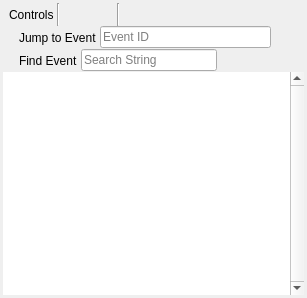
<?xml version="1.0" encoding="UTF-8"?>
<ui version="4.0">
 <class>EventBrowser</class>
 <widget class="QFrame" name="EventBrowser">
  <property name="geometry">
   <rect>
    <x>0</x>
    <y>0</y>
    <width>307</width>
    <height>298</height>
   </rect>
  </property>
  <property name="windowTitle">
   <string>Event Browser</string>
  </property>
  <layout class="QVBoxLayout" name="verticalLayout">
   <property name="spacing">
    <number>0</number>
   </property>
   <property name="leftMargin">
    <number>3</number>
   </property>
   <property name="topMargin">
    <number>3</number>
   </property>
   <property name="rightMargin">
    <number>3</number>
   </property>
   <property name="bottomMargin">
    <number>3</number>
   </property>
   <item>
    <layout class="QHBoxLayout" name="horizontalLayout">
     <property name="spacing">
      <number>3</number>
     </property>
     <property name="sizeConstraint">
      <enum>QLayout::SetDefaultConstraint</enum>
     </property>
     <property name="leftMargin">
      <number>6</number>
     </property>
     <property name="rightMargin">
      <number>6</number>
     </property>
     <item>
      <widget class="QLabel" name="label">
       <property name="sizePolicy">
        <sizepolicy hsizetype="Minimum" vsizetype="Preferred">
         <horstretch>0</horstretch>
         <verstretch>0</verstretch>
        </sizepolicy>
       </property>
       <property name="text">
        <string>Controls</string>
       </property>
      </widget>
     </item>
     <item>
      <widget class="Line" name="line_2">
       <property name="orientation">
        <enum>Qt::Vertical</enum>
       </property>
      </widget>
     </item>
     <item>
      <widget class="QToolButton" name="stepPrev">
       <property name="toolTip">
        <string>Go to Previous Drawcall</string>
       </property>
       <property name="icon">
        <iconset resource="../Resources/resources.qrc">
         <normaloff>:/arrow_left.png</normaloff>:/arrow_left.png</iconset>
       </property>
       <property name="autoRaise">
        <bool>true</bool>
       </property>
      </widget>
     </item>
     <item>
      <widget class="QToolButton" name="stepNext">
       <property name="toolTip">
        <string>Go to Next Drawcall</string>
       </property>
       <property name="icon">
        <iconset resource="../Resources/resources.qrc">
         <normaloff>:/arrow_right.png</normaloff>:/arrow_right.png</iconset>
       </property>
       <property name="autoRaise">
        <bool>true</bool>
       </property>
      </widget>
     </item>
     <item>
      <widget class="Line" name="line">
       <property name="orientation">
        <enum>Qt::Vertical</enum>
       </property>
      </widget>
     </item>
     <item>
      <widget class="QToolButton" name="find">
       <property name="toolTip">
        <string>Find event by string</string>
       </property>
       <property name="icon">
        <iconset resource="../Resources/resources.qrc">
         <normaloff>:/find.png</normaloff>:/find.png</iconset>
       </property>
       <property name="autoRaise">
        <bool>true</bool>
       </property>
      </widget>
     </item>
     <item>
      <widget class="QToolButton" name="gotoEID">
       <property name="toolTip">
        <string>Jump to an Event by EID</string>
       </property>
       <property name="text">
        <string/>
       </property>
       <property name="icon">
        <iconset resource="../Resources/resources.qrc">
         <normaloff>:/flag_green.png</normaloff>:/flag_green.png</iconset>
       </property>
       <property name="autoRaise">
        <bool>true</bool>
       </property>
      </widget>
     </item>
     <item>
      <widget class="QToolButton" name="timeDraws">
       <property name="toolTip">
        <string>Time durations for the drawcalls</string>
       </property>
       <property name="text">
        <string/>
       </property>
       <property name="icon">
        <iconset resource="../Resources/resources.qrc">
         <normaloff>:/time.png</normaloff>:/time.png</iconset>
       </property>
       <property name="autoRaise">
        <bool>true</bool>
       </property>
      </widget>
     </item>
     <item>
      <widget class="QToolButton" name="colSelect">
       <property name="toolTip">
        <string>Select visible columns</string>
       </property>
       <property name="icon">
        <iconset resource="../Resources/resources.qrc">
         <normaloff>:/timeline_marker.png</normaloff>:/timeline_marker.png</iconset>
       </property>
       <property name="autoRaise">
        <bool>true</bool>
       </property>
      </widget>
     </item>
     <item>
      <widget class="QToolButton" name="bookmark">
       <property name="toolTip">
        <string>Toggle Bookmark</string>
       </property>
       <property name="text">
        <string/>
       </property>
       <property name="icon">
        <iconset resource="../Resources/resources.qrc">
         <normaloff>:/asterisk_orange.png</normaloff>:/asterisk_orange.png</iconset>
       </property>
       <property name="autoRaise">
        <bool>true</bool>
       </property>
      </widget>
     </item>
     <item>
      <widget class="QToolButton" name="exportDraws">
       <property name="toolTip">
        <string>Export the list of drawcalls to disk</string>
       </property>
       <property name="icon">
        <iconset resource="../Resources/resources.qrc">
         <normaloff>:/save.png</normaloff>:/save.png</iconset>
       </property>
       <property name="autoRaise">
        <bool>true</bool>
       </property>
      </widget>
     </item>
     <item>
      <spacer name="horizontalSpacer">
       <property name="orientation">
        <enum>Qt::Horizontal</enum>
       </property>
       <property name="sizeHint" stdset="0">
        <size>
         <width>40</width>
         <height>20</height>
        </size>
       </property>
      </spacer>
     </item>
    </layout>
   </item>
   <item>
    <widget class="QWidget" name="jumpStrip" native="true">
     <layout class="QHBoxLayout" name="horizontalLayout_3">
      <property name="spacing">
       <number>3</number>
      </property>
      <property name="leftMargin">
       <number>6</number>
      </property>
      <property name="topMargin">
       <number>0</number>
      </property>
      <property name="rightMargin">
       <number>6</number>
      </property>
      <property name="bottomMargin">
       <number>0</number>
      </property>
      <item>
       <widget class="QLabel" name="label_3">
        <property name="text">
         <string/>
        </property>
        <property name="pixmap">
         <pixmap resource="../Resources/resources.qrc">:/flag_green.png</pixmap>
        </property>
       </widget>
      </item>
      <item>
       <widget class="QLabel" name="label_2">
        <property name="text">
         <string>Jump to Event</string>
        </property>
        <property name="textFormat">
         <enum>Qt::PlainText</enum>
        </property>
        <property name="alignment">
         <set>Qt::AlignLeading|Qt::AlignLeft|Qt::AlignVCenter</set>
        </property>
        <property name="margin">
         <number>0</number>
        </property>
       </widget>
      </item>
      <item>
       <widget class="RDLineEdit" name="jumpToEID">
        <property name="minimumSize">
         <size>
          <width>0</width>
          <height>20</height>
         </size>
        </property>
        <property name="placeholderText">
         <string>Event ID</string>
        </property>
        <property name="clearButtonEnabled">
         <bool>true</bool>
        </property>
       </widget>
      </item>
      <item>
       <widget class="QToolButton" name="closeJump">
        <property name="text">
         <string/>
        </property>
        <property name="icon">
         <iconset resource="../Resources/resources.qrc">
          <normaloff>:/cross.png</normaloff>:/cross.png</iconset>
        </property>
        <property name="autoRaise">
         <bool>true</bool>
        </property>
       </widget>
      </item>
     </layout>
    </widget>
   </item>
   <item>
    <widget class="QWidget" name="findStrip" native="true">
     <layout class="QHBoxLayout" name="horizontalLayout_5">
      <property name="spacing">
       <number>3</number>
      </property>
      <property name="leftMargin">
       <number>6</number>
      </property>
      <property name="topMargin">
       <number>0</number>
      </property>
      <property name="rightMargin">
       <number>6</number>
      </property>
      <property name="bottomMargin">
       <number>0</number>
      </property>
      <item>
       <widget class="QLabel" name="label_4">
        <property name="text">
         <string/>
        </property>
        <property name="pixmap">
         <pixmap resource="../Resources/resources.qrc">:/find.png</pixmap>
        </property>
       </widget>
      </item>
      <item>
       <widget class="QLabel" name="label_5">
        <property name="text">
         <string>Find Event</string>
        </property>
        <property name="textFormat">
         <enum>Qt::PlainText</enum>
        </property>
        <property name="alignment">
         <set>Qt::AlignLeading|Qt::AlignLeft|Qt::AlignVCenter</set>
        </property>
        <property name="margin">
         <number>0</number>
        </property>
       </widget>
      </item>
      <item>
       <widget class="RDLineEdit" name="findEvent">
        <property name="minimumSize">
         <size>
          <width>0</width>
          <height>20</height>
         </size>
        </property>
        <property name="placeholderText">
         <string>Search String</string>
        </property>
        <property name="clearButtonEnabled">
         <bool>true</bool>
        </property>
       </widget>
      </item>
      <item>
       <widget class="QToolButton" name="closeFind">
        <property name="text">
         <string/>
        </property>
        <property name="icon">
         <iconset resource="../Resources/resources.qrc">
          <normaloff>:/cross.png</normaloff>:/cross.png</iconset>
        </property>
        <property name="autoRaise">
         <bool>true</bool>
        </property>
       </widget>
      </item>
      <item>
       <widget class="QToolButton" name="findPrev">
        <property name="text">
         <string/>
        </property>
        <property name="icon">
         <iconset resource="../Resources/resources.qrc">
          <normaloff>:/arrow_left.png</normaloff>:/arrow_left.png</iconset>
        </property>
        <property name="autoRaise">
         <bool>true</bool>
        </property>
       </widget>
      </item>
      <item>
       <widget class="QToolButton" name="findNext">
        <property name="text">
         <string/>
        </property>
        <property name="icon">
         <iconset resource="../Resources/resources.qrc">
          <normaloff>:/arrow_right.png</normaloff>:/arrow_right.png</iconset>
        </property>
        <property name="autoRaise">
         <bool>true</bool>
        </property>
       </widget>
      </item>
     </layout>
    </widget>
   </item>
   <item>
    <widget class="QWidget" name="bookmarkStrip" native="true">
     <widget class="QWidget" name="bookmarkStripHeader" native="true">
      <property name="geometry">
       <rect>
        <x>0</x>
        <y>0</y>
        <width>82</width>
        <height>16</height>
       </rect>
      </property>
      <layout class="QHBoxLayout" name="horizontalLayout_6">
       <property name="leftMargin">
        <number>0</number>
       </property>
       <property name="topMargin">
        <number>0</number>
       </property>
       <property name="rightMargin">
        <number>0</number>
       </property>
       <property name="bottomMargin">
        <number>0</number>
       </property>
       <item>
        <widget class="QLabel" name="bookmarkStripIcon">
         <property name="text">
          <string/>
         </property>
         <property name="pixmap">
          <pixmap resource="../Resources/resources.qrc">:/asterisk_orange.png</pixmap>
         </property>
        </widget>
       </item>
       <item>
        <widget class="QLabel" name="bookmarkStripLabel">
         <property name="sizePolicy">
          <sizepolicy hsizetype="Preferred" vsizetype="MinimumExpanding">
           <horstretch>0</horstretch>
           <verstretch>0</verstretch>
          </sizepolicy>
         </property>
         <property name="text">
          <string>Bookmarks</string>
         </property>
         <property name="textFormat">
          <enum>Qt::PlainText</enum>
         </property>
         <property name="alignment">
          <set>Qt::AlignLeading|Qt::AlignLeft|Qt::AlignVCenter</set>
         </property>
         <property name="margin">
          <number>0</number>
         </property>
        </widget>
       </item>
       <item>
        <widget class="Line" name="bookmarkStripLine">
         <property name="orientation">
          <enum>Qt::Vertical</enum>
         </property>
        </widget>
       </item>
      </layout>
     </widget>
    </widget>
   </item>
   <item>
    <widget class="RDTreeWidget" name="events">
     <property name="frameShape">
      <enum>QFrame::NoFrame</enum>
     </property>
     <property name="frameShadow">
      <enum>QFrame::Plain</enum>
     </property>
     <property name="midLineWidth">
      <number>1</number>
     </property>
     <property name="verticalScrollBarPolicy">
      <enum>Qt::ScrollBarAlwaysOn</enum>
     </property>
     <property name="editTriggers">
      <set>QAbstractItemView::NoEditTriggers</set>
     </property>
     <property name="indentation">
      <number>12</number>
     </property>
     <property name="rootIsDecorated">
      <bool>true</bool>
     </property>
     <property name="uniformRowHeights">
      <bool>true</bool>
     </property>
     <property name="allColumnsShowFocus">
      <bool>true</bool>
     </property>
     <property name="headerHidden">
      <bool>false</bool>
     </property>
     <attribute name="headerCascadingSectionResizes">
      <bool>false</bool>
     </attribute>
     <attribute name="headerStretchLastSection">
      <bool>false</bool>
     </attribute>
    </widget>
   </item>
  </layout>
 </widget>
 <customwidgets>
  <customwidget>
   <class>RDTreeWidget</class>
   <extends>QTreeView</extends>
   <header>Widgets/Extended/RDTreeWidget.h</header>
  </customwidget>
  <customwidget>
   <class>RDLineEdit</class>
   <extends>QLineEdit</extends>
   <header>Widgets/Extended/RDLineEdit.h</header>
  </customwidget>
 </customwidgets>
 <resources>
  <include location="../Resources/resources.qrc"/>
 </resources>
 <connections/>
</ui>
